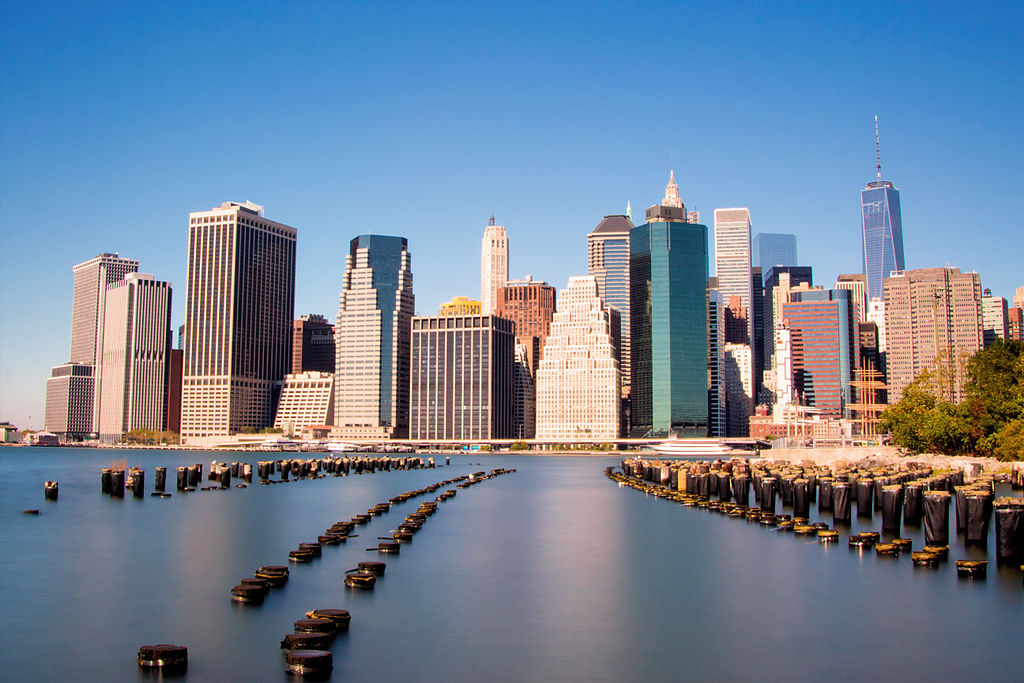
#> input picture datas/city.jpg, 1024 x 683 px
$ jupyter execute '107-图像特效-1997.ipynb'   (shell and % lines are left out)
#> lines starting #> are read from the running program, lines starting #| are printed output that depends on the picture
# 图像特效-1997

[cell 1]
#coding:utf-8
import numpy as np
import cv2
import matplotlib.pyplot as plt

[cell 2]
src = cv2.cvtColor(cv2.imread('../datas/city.jpg'),cv2.COLOR_BGR2RGB)
gray = cv2.imread('../datas/city.jpg',0)
#> gray: shape (683, 1024); min 0, max 255, mean 128

[cell 3]
blue_lut = np.array([ 64, 64, 64, 64, 64, 64, 64, 64, 64, 64, 64, 64, 64, 64, 64, 64, 64, 64, 64, 64, 64, 64, 64, 64, 64, 64, 64, 64, 64, 64, 64, 64, 64, 64, 64, 64, 64, 64, 64, 64, 64, 64, 64, 64, 64, 64, 64, 64, 64, 64, 64, 64, 64, 64, 64, 64, 64, 64, 64, 64, 64, 64, 64, 64, 64, 65, 66, 68, 69, 70, 71, 72, 73, 75, 76, 77, 78, 79, 80, 82, 83, 84, 85, 86, 87, 89, 90, 91, 92, 93, 95, 96, 97, 98, 99, 100, 102, 103, 104, 105, 106, 107, 109, 110, 111, 112, 113, 115, 116, 117, 118, 119, 120, 122, 123, 124, 125, 126, 127, 129, 130, 131, 132, 133, 134, 136, 137, 138, 139, 139, 140, 142, 143, 144, 145, 146, 147, 149, 150, 151, 152, 153, 154, 156, 157, 158, 159, 160, 161, 163, 164, 165, 166, 167, 169, 170, 171, 172, 173, 174, 176, 177, 178, 179, 180, 181, 183, 184, 185, 186, 187, 189, 190, 191, 192, 193, 194, 196, 197, 198, 199, 200, 201, 203, 204, 205, 206, 207, 208, 210, 211, 212, 212, 212, 212, 212, 212, 212, 212, 212, 212, 212, 212, 212, 212, 212, 212, 212, 212, 212, 212, 212, 212, 212, 212, 212, 212, 212, 212, 212, 212, 212, 212, 212, 212, 212, 212, 212, 212, 212, 212, 212, 212, 212, 212, 212, 212, 212, 212, 212, 212, 212, 212, 212, 212, 212, 212, 212, 212, 212, 212, 212, 212, 212, 212, 212])
green_lut = np.array([57, 57, 57, 57, 57, 57, 57, 57, 57, 57, 57, 57, 57, 57, 57, 57, 57, 57, 57, 57, 57, 57, 57, 57, 57, 57, 57, 57, 57, 57, 57, 57, 57, 57, 57, 57, 57, 57, 57, 57, 57, 57, 57, 57, 57, 57, 57, 57, 57, 57, 57, 57, 57, 57, 57, 57, 57, 57, 57, 57, 57, 58, 59, 60, 61, 62, 63, 64, 65, 66, 67, 68, 69, 70, 71, 73, 73, 74, 75, 76, 77, 78, 79, 80, 81, 83, 84, 85, 85, 86, 87, 88, 89, 90, 91, 93, 94, 95, 96, 96, 97, 98, 99, 100, 102, 103, 104, 105, 106, 107, 108, 108, 109, 110, 112, 113, 114, 115, 116, 117, 118, 119, 120, 120, 122, 123, 124, 125, 126, 126, 127, 128, 129, 130, 131, 132, 133, 134, 135, 136, 137, 138, 139, 140, 142, 143, 143, 144, 145, 146, 147, 148, 149, 150, 152, 153, 154, 155, 155, 156, 157, 158, 159, 160, 162, 163, 164, 165, 166, 167, 167, 168, 169, 170, 172, 173, 174, 175, 176, 177, 178, 179, 179, 181, 182, 183, 184, 185, 186, 187, 188, 189, 190, 191, 192, 193, 194, 195, 196, 197, 198, 199, 200, 202, 202, 203, 204, 205, 206, 207, 208, 209, 210, 212, 213, 214, 214, 215, 216, 217, 218, 219, 221, 222, 223, 224, 225, 226, 226, 227, 228, 229, 231, 232, 233, 234, 235, 236, 237, 237, 238, 239, 241, 242, 243, 244, 245, 246, 247, 248, 249, 249, 251, 252, 253, 254 ])
red_lut = np.array([81, 81, 81, 81, 81, 81, 81, 81, 81, 81, 81, 81, 81, 81, 81, 81, 81, 81, 81, 81, 81, 81, 81, 81, 81, 81, 81, 81, 81, 81, 81, 81, 81, 81, 81, 81, 81, 81, 81, 81, 81, 81, 81, 81, 81, 81, 81, 81, 81, 81, 81, 82, 84, 84, 85, 86, 88, 88, 89, 91, 92, 93, 93, 95, 96, 97, 98, 99, 100, 101, 103, 103, 104, 106, 107, 107, 108, 110, 111, 112, 113, 114, 115, 116, 117, 118, 119, 121, 121, 122, 123, 125, 126, 126, 128, 129, 130, 131, 132, 133, 134, 135, 136, 137, 138, 140, 140, 141, 143, 144, 145, 145, 147, 148, 149, 150, 151, 152, 154, 154, 155, 156, 158, 159, 159, 161, 162, 163, 164, 164, 165, 166, 167, 168, 169, 170, 171, 173, 173, 174, 176, 177, 178, 178, 180, 181, 182, 183, 184, 185, 186, 187, 188, 189, 191, 192, 192, 193, 195, 196, 196, 198, 199, 200, 201, 202, 203, 204, 206, 206, 207, 208, 210, 210, 211, 213, 214, 215, 215, 217, 218, 219, 220, 221, 222, 223, 225, 225, 225, 225, 225, 225, 225, 225, 225, 225, 225, 225, 225, 225, 225, 225, 225, 225, 225, 225, 225, 225, 225, 225, 225, 225, 225, 225, 225, 225, 225, 225, 225, 225, 225, 225, 225, 225, 225, 225, 225, 225, 225, 225, 225, 225, 225, 225, 225, 225, 225, 225, 225, 225, 225, 225, 225, 225, 225, 225, 225, 225, 225, 225, 225, 225, 225, 225, 225, 225])

[cell 4]
sr = src[:,:,0]
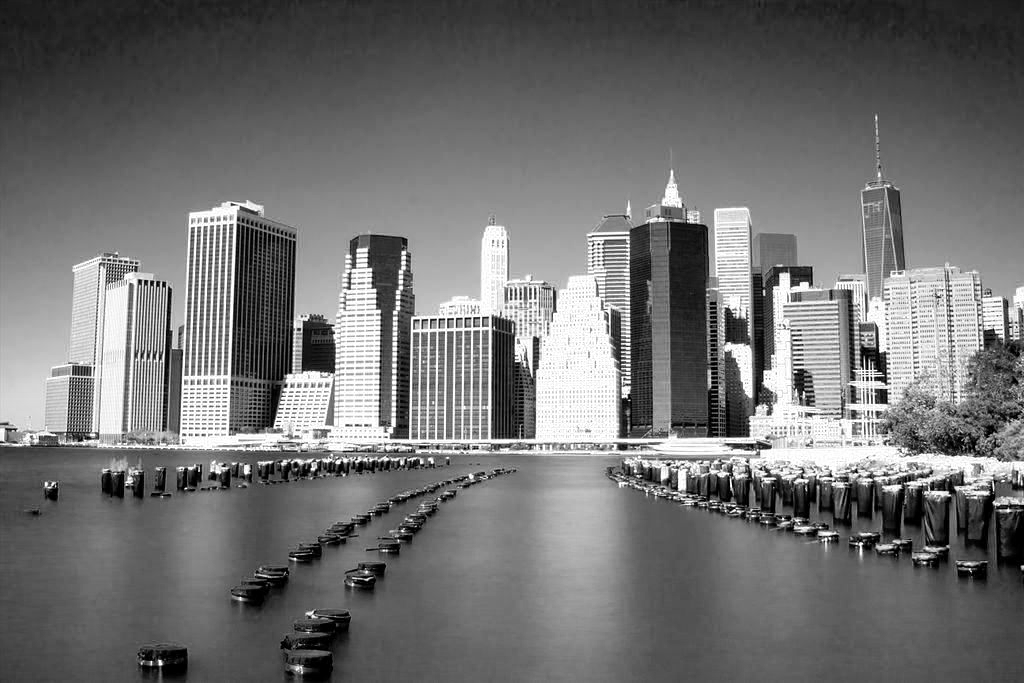
#> sr: shape (683, 1024); min 0, max 255, mean 113.1
sg = src[:,:,1]
sb = src[:,:,2]
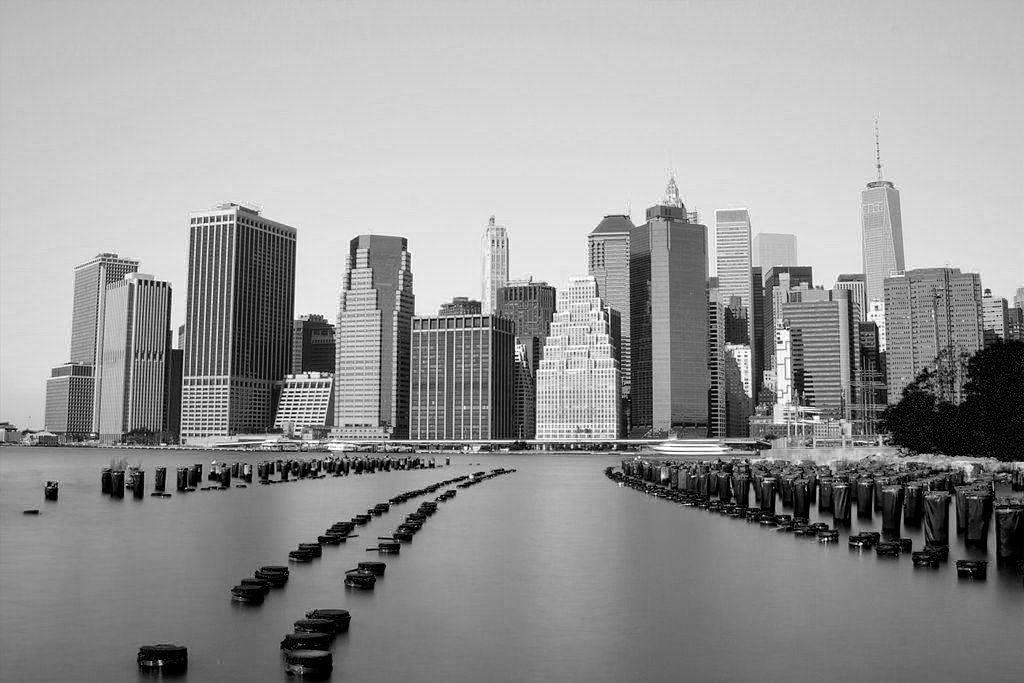
#> sb: shape (683, 1024); min 0, max 255, mean 151.8

[cell 5]
dr = red_lut[sr]
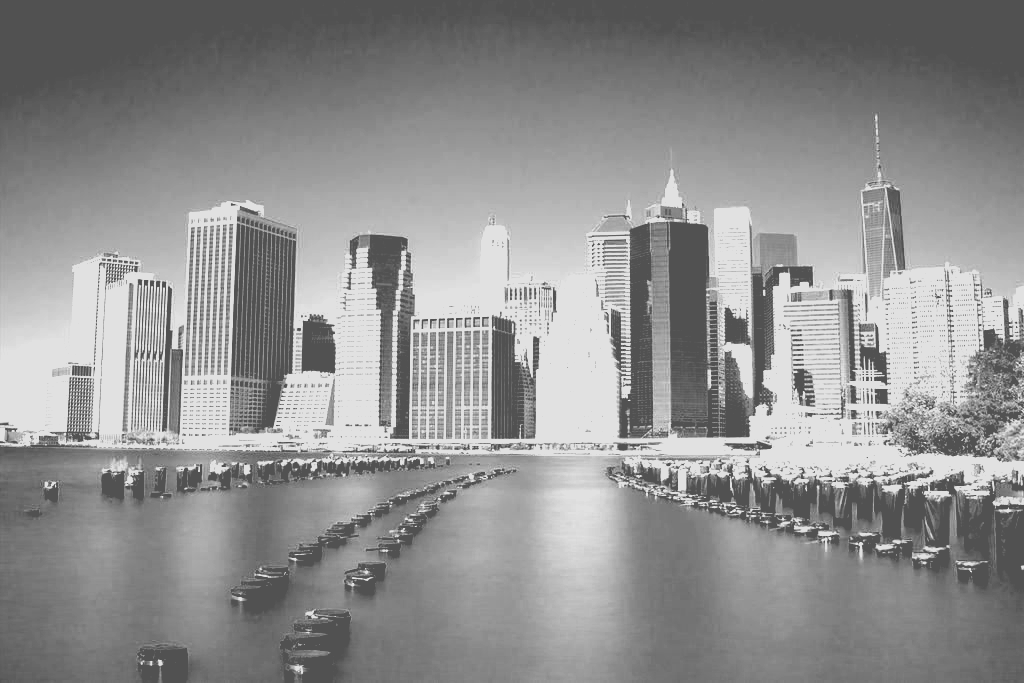
#> dr: shape (683, 1024) int64; min 81, max 225, mean 143.9
dg = green_lut[sg]
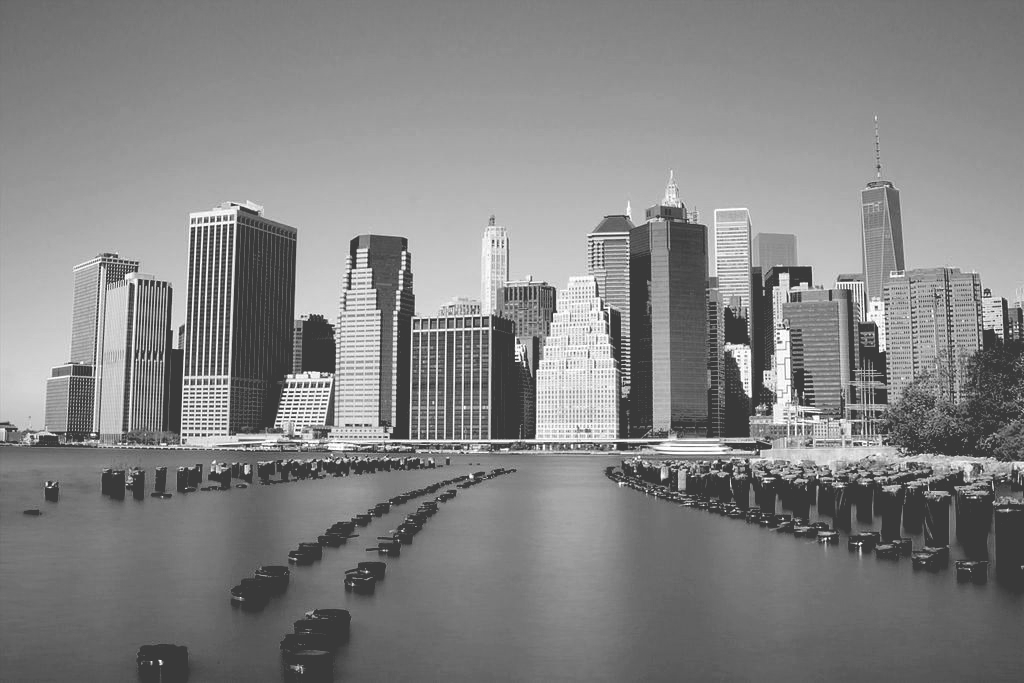
#> dg: shape (683, 1024) int64; min 57, max 254, mean 131.6
db = blue_lut[sb]
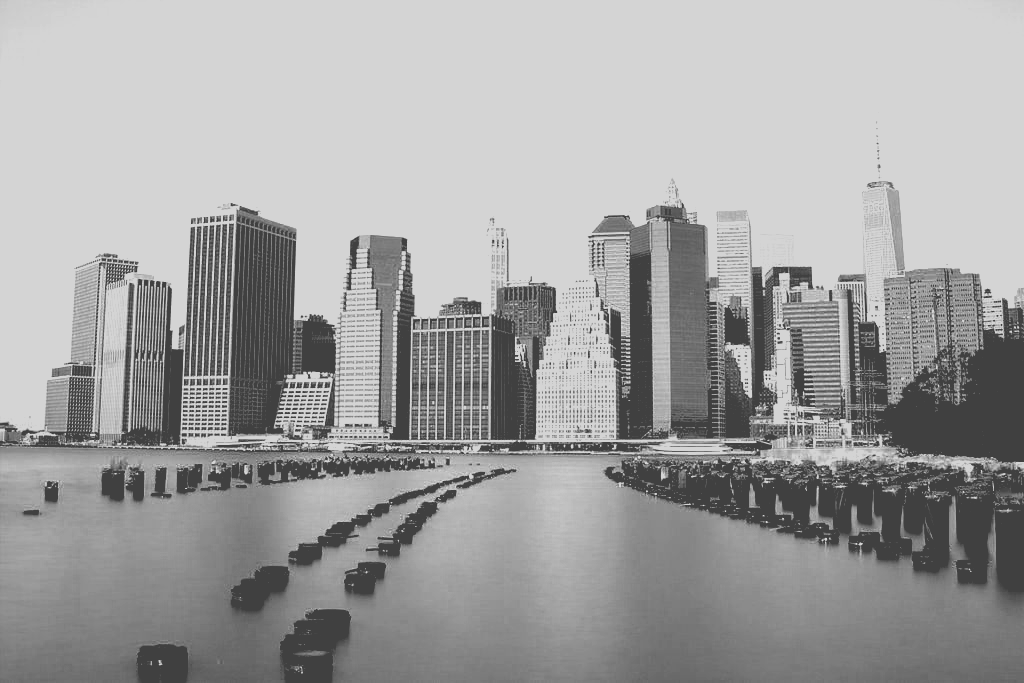
#> db: shape (683, 1024) int64; min 64, max 212, mean 161

[cell 6]
dst = cv2.merge([dr,dg,db])
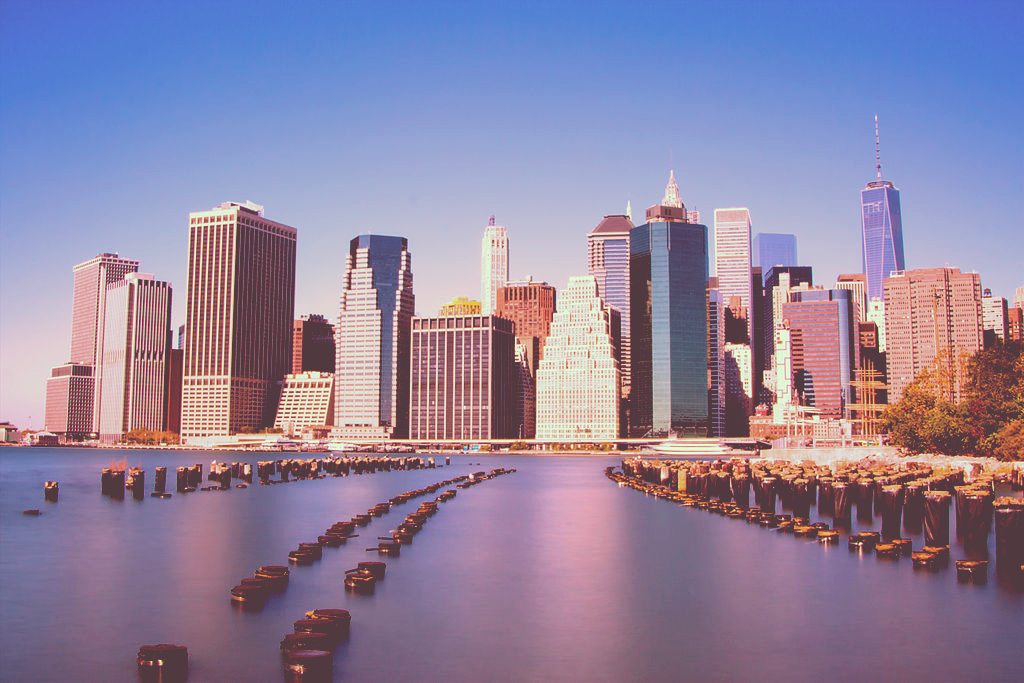
#> dst: shape (683, 1024, 3) int32; mean R, G, B 143.9, 131.6, 161

[cell 7]
plt.imshow(dst)

$ run again, with datas/animal.jpg copied over datas/city.jpg
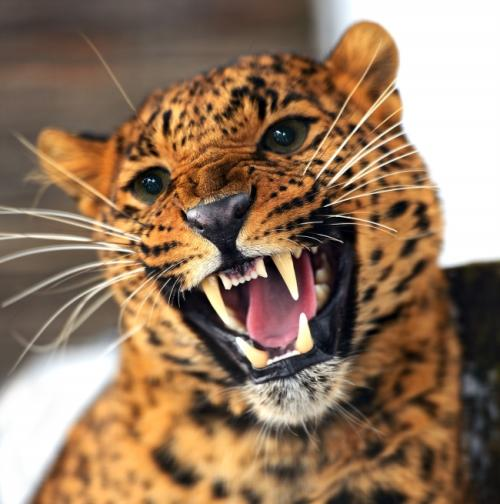
#> input picture datas/animal.jpg, 500 x 504 px
#> `db = blue_lut[sb]`:
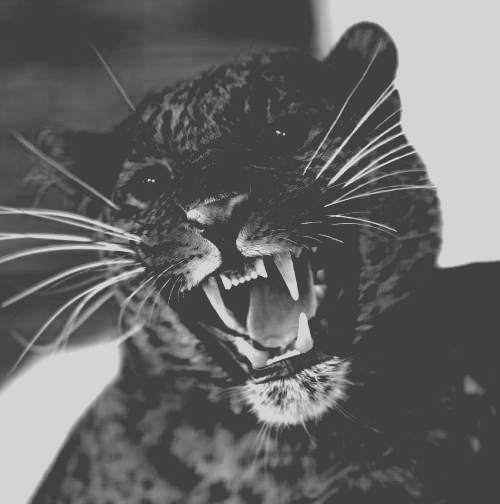
#> db: shape (504, 500) int64; min 64, max 212, mean 102.5
#> `dst = cv2.merge([dr,dg,db])`:
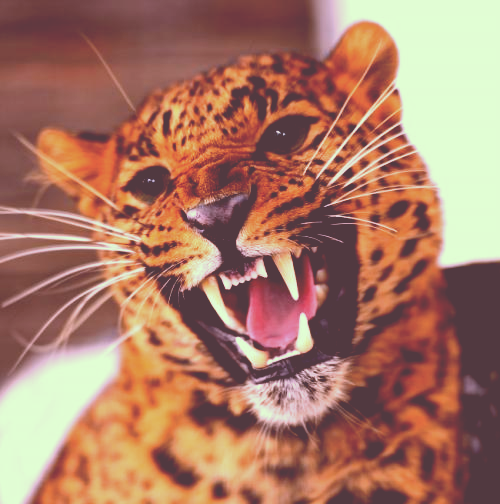
#> dst: shape (504, 500, 3) int32; mean R, G, B 169.8, 121.8, 102.5
